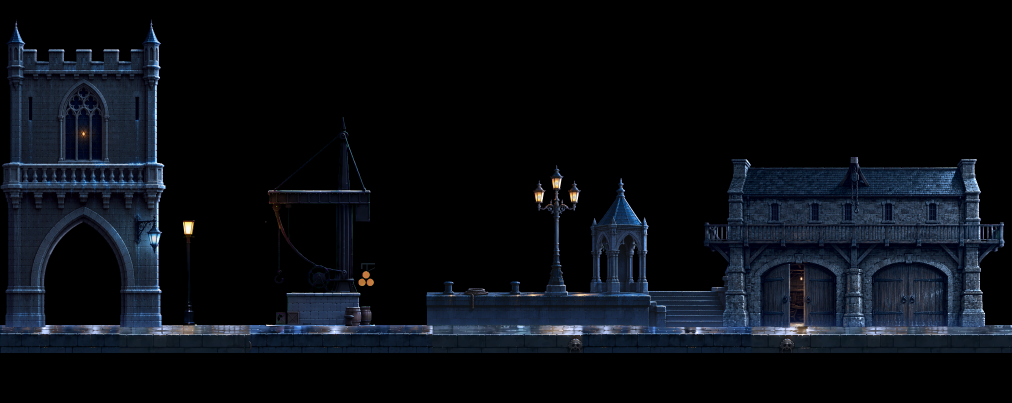
#> input picture assets/image/boss_arena/s1_estuary_wharf.png, 2024 x 806 px (shown at 1/2 size)
$ python -i overhaul_all_player_actions.py   (imports and definitions only)
#> lines starting #> are read from the running program, lines starting #| are printed output that depends on the picture
### tools/art/recolor_slash.py
"""地面攻击烘焙在序列帧里的纯白刀光 → 主角紫刀光（白芯亮边 + 淡紫 + 紫身 + 内侧淡出 + 外侧紫晕），
白色尘土 → 灰蓝尘土。只改刀光/尘土像素，角色本身不动。

用法：python3 tools/art/recolor_slash.py preview   （只出预览到 /data/fxwork/recolor/）
      python3 tools/art/recolor_slash.py write     （写修复帧 assets/image/fixed-fx/…webp.b64 并改 battle.json）

识别：低饱和、亮的像素按连通块分类——大块且边缘多挨着透明 = 刀光；贴地、不细长 = 尘土；
其余（衣服白边、刀身高光）不动。刀光的「外缘」= 挨着凸包的那条边（刀尖划过的路径），
按到外缘/内缘的距离比 u 上色：外缘白芯 → 淡紫 → 紫 → 深紫并淡出，外侧加一圈半透明紫晕。
输出帧四周各加 PAD 像素透明边给紫晕留地方，battle.json 里引用这些帧的 width/height/pivot 同步换算。"""
import base64, io, json, os, sys
import numpy as np, cv2
from PIL import Image

ROOT = os.path.join(os.path.dirname(__file__), '..', '..', 'assets') + '/'
CFG = ROOT + 'data/battle.json'
ANIMS = ['attack_1', 'attack_2', 'attack_3', 'attack_2_start', 'attack_2_recovery', 'strong_attack', 'attack_up', 'charge_slash',
         'dash_right', 'dash_left']
PAD = 20
OUT_DIR = 'image/fixed-fx/'

def hexc(h): return np.array([int(h[i:i + 2], 16) for i in (0, 2, 4)], np.float32)
# 刀光色阶（u=0 外缘 → u=1 内缘），和程序特效 VIO_L/VIO/VIO_D 一套
RAMP = [(0.00, hexc('e4dbff')), (0.14, hexc('cbbcff')), (0.32, hexc('a487ff')),
        (0.60, hexc('7e5cf0')), (0.85, hexc('6447d6')), (1.00, hexc('5238b8'))]
CORE = hexc('efeaff')   # 外缘白芯（固定像素宽，不随刀光粗细变）；略偏蓝，夜景描边才认得出是刀光（char_light.gdshader OL_TAP）
CORE_W = 13.0
GLOW = hexc('9a7cff')
# 尘土：浅灰蓝、半透明；三档都“亮且偏蓝”（最小通道 ≥0.55、蓝比红高），夜景描边不会给尘土描黑边
DUST_L, DUST, DUST_D = hexc('cdd4e2'), hexc('aab4c8'), hexc('96a0b6')
DUST_A = 0.62
# 冲刺斩（desktop-actions/冲刺攻击）：①冲刺时画在身上的横向白色速度条也算刀光；②贴地那一截（尾迹扬起的白烟）渐变成尘土
DASH_DIR = 'desktop-actions/冲刺攻击/'
WAKE_TOP, WAKE_W = 58.0, 22.0   # 地面往上 WAKE_TOP 像素处开始过渡成尘土，过渡宽 WAKE_W

# [7 lines left out: function ramp, not called in this run]

def load_cfg():
    return json.load(open(CFG, encoding='utf-8'))

# [272 lines left out: functions load_base, classify, recolor, write_frame, frame_refs, targets and 1 more, not called in this run]

# [19 lines that do not run on import are left out]

### tools/art/overhaul_all_player_actions.py
#!/usr/bin/env python3
# -*- coding: utf-8 -*-
"""
全角色 36 套动作统一高清化 · 坏帧根除 · AI 书法刀光升级 · 作画张力微调管线 (V2 终审精修版)
(tools/art/overhaul_all_player_actions.py)

核心原则与 V2 显微镜级修复要点：
1. 100% 保持原版角色五官神貌与不对称发型，全局植入硬性「暖肤色保护盾 (R-B>=9)」与「直剑保护白名单」，
   彻底根绝肤色/剑身被误判为刀光导致的紫脸星芒或直剑变紫槌问题。
2. 根除全部历史坏帧与回归坏帧：
   - parry_react_1: f0..7 接入 11-06 签收帧，f8..15 全量采用 ai-hd 完好帧（根除 f7..9 断腰与 f10..11 断剑尖，星芒前移不挡脸）；
   - parry_react_2: 严禁误删灰调腿部像素，f3..4 保留 fixed 完好双腿、f5 无损修补残腰，仅对 f1,2,6 白刀影重绘书法紫弧；
   - parry_react_3: 全量融合 ai-hd 完好帧（根除 f5..7 吞身黄块、f8..9 裙侧悬浮条与 f13 边缘杂滴，f11 直剑 100% 笔直）；
   - dash_left / dash_left_video / dash_right / dash_right_video: 全序列融合 ai-hd 高清完整角色躯干，彻底消灭原视频
     f5 重影、f6 无头裤腿、f9/f10 悬浮巨型断头、f11/f12 泥褐糊团，配齐 AI 破风紫芒楔形与满弧书法刀光；
   - guard_start / parry: 全量接入 ai-hd 高清帧并完整染紫 f8, f9 下摆白刀弧；
   - charge_hold / charge_slash / death: 专项净除背景暗灰扫描线、扩边消除 T/B/L/R 一刀平裁、消除 f19 黑洞与白锯齿、
     f20..21 升级为紫白冲击轮廓帧、f22..41 升级为银紫冲击波气柱+冷紫星火（告别紫泥滩与黄方块）、death[19..24] 统一为冷紫鸦羽爆裂。
3. 画布贴边自动扩边留白 (Auto-Border Pad + SDF Taper)，根除 air_attack_3[0]、attack_2_recovery、draw 等边界硬截断。
4. 全招式（含非 syncAnimation 的 ranged_1）阶段边界刻度 100.000% 守恒的浮点 durationTicks 缓急重排 + 锁脚底锚点微调。
"""

from __future__ import annotations
import argparse
import base64
import copy
import io
import json
import math
import os
import sys
from pathlib import Path
from typing import Dict, List, Optional, Set, Tuple

import cv2
import numpy as np
from PIL import Image, ImageDraw

ROOT = Path(__file__).resolve().parents[2]
ASSETS = ROOT / "assets"
BATTLE_JSON = ASSETS / "data" / "battle.json"
AI_HD_JSON = ASSETS / "data" / "ai-hd-visuals.json"

OUT_REL_ROOT = "image/desktop-actions-hd/overhaul_20261114"
OUT_ABS_ROOT = ASSETS / "image" / "desktop-actions-hd" / "overhaul_20261114"
DOC_OUT_DIR = ROOT / "docs" / "视觉设计" / "角色动作" / "全动作精修与张力升级_20261114"

V5_ASSETS_DIR = ROOT / "docs" / "视觉设计" / "角色动作" / "普攻1段与特效大改_20261113" / "v5_ai_assets"
V6_ASSETS_DIR = ROOT / "docs" / "视觉设计" / "角色动作" / "普攻1段与特效大改_20261113" / "v6_ai_assets"
REDRAW_1106_DIR = ROOT / "docs" / "视觉设计" / "角色动作" / "原帧重画_20261106"

sys.path.insert(0, str(Path(__file__).parent))
import recolor_slash as RS  # noqa: E402

V6_TO_WORLD = 409.0 / 427.0
TEXEL_DENSITY = 1.35

# 仅在这几个确有地面烟团的视频连段剪辑中剥离贴地白灰烟尘，绝不触碰弹刀/格挡/待机/移动等剪辑的腿部像素！
GROUND_DUST_CLIPS: Set[str] = {
    "attack_2", "attack_2_start", "attack_2_recovery",
    "attack_3", "strong_attack", "attack_up",
}

# 明确限定允许执行刀光重绘的帧集合（其余持直剑帧 100% 保护原版笔直发光符文剑与五官！）
SLASH_FRAME_WHITELIST: Dict[str, Set[int]] = {
    "guard_hit_1": set(),
    "guard_hit_2": set(),
    "guard_hit_3": set(),
    "parry_react_1": set(),
    "parry_react_2": {1, 2, 6},
    "parry_react_3": {0, 1, 2, 8, 9},
    "guard_start": {8, 9},
    "parry": {8, 9},
    "draw": set(range(21, 39)),
    "sheathe": set(range(8, 14)),
}


# ==============================================================================
# 1. AI 特效母版库加载
# ==============================================================================
class AIVfxLibrary:
    # [86 lines left out: functions __init__, _clean_tiny_isolated_specks, _trim_rgba, _extract_dash_wedge, _build_ai_brush_lut, not called in this run]


# ==============================================================================
# 2. 赛璐璐角色本体 2x 超采样高清精修器 + 暖肤色硬保护盾
# ==============================================================================
def compute_skin_shield(rgba: np.ndarray) -> np.ndarray:
    """
    精准锁定主角暖白/粉白皮肤像素（脸、颈、胸口、手、腿）：
    主角肤色为低饱和暖象牙白：R >= 135, B >= 115, 8 <= (R - B) <= 68 且 R >= G - 3；
    高饱和亮黄方块火花 (B < 100, R - B > 90) 绝不会被误判为皮肤！
    向外膨胀 4px 连带保护五官轮廓与挑染发丝交界，100% 杜绝紫脸或鼻尖星芒！
    """
    rgb = rgba[..., :3].astype(np.int16)
    r, g, b = rgb[..., 0], rgb[..., 1], rgb[..., 2]
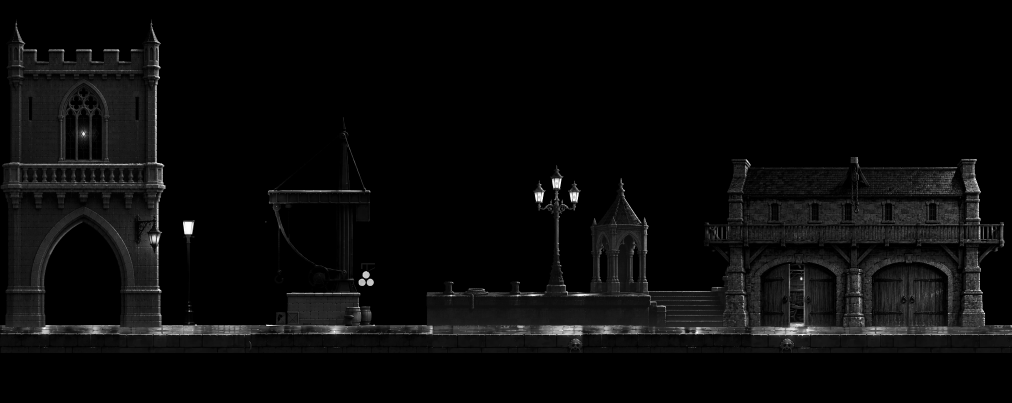
#> r: shape (806, 2024) int16 (shown at 1/2 size); min 0, max 255, mean 10.1
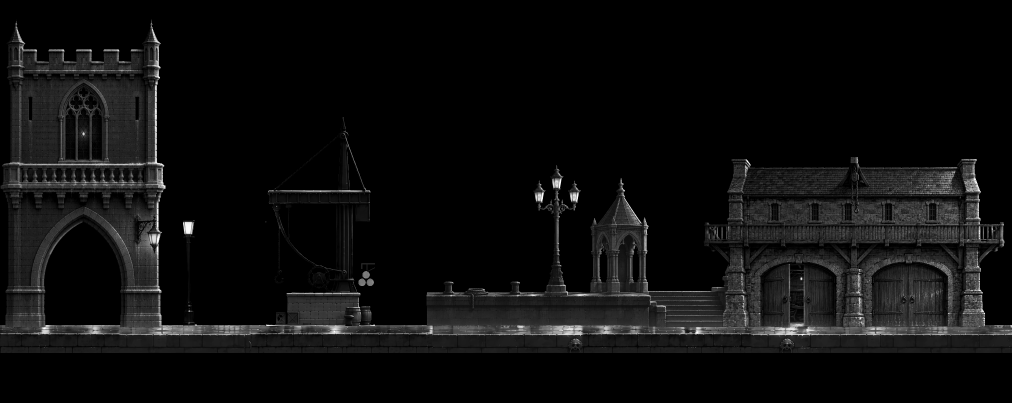
#> g: shape (806, 2024) int16 (shown at 1/2 size); min 0, max 255, mean 13.7
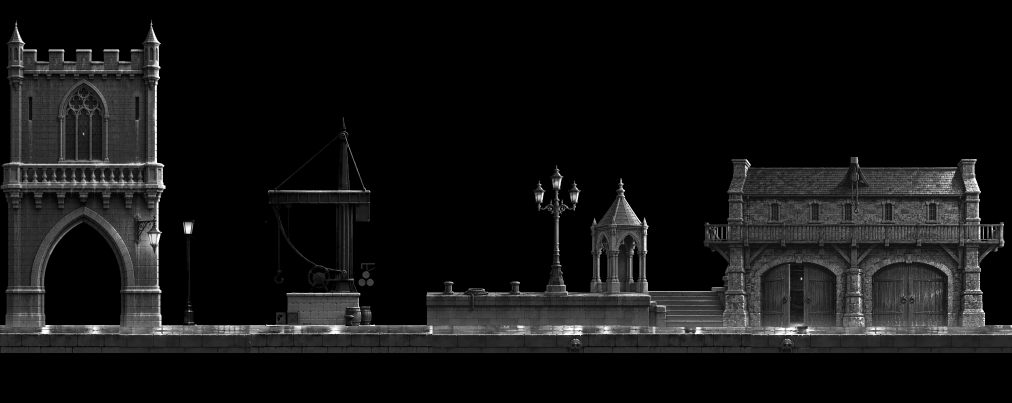
#> b: shape (806, 2024) int16 (shown at 1/2 size); min 0, max 255, mean 19.7
#> (the run stopped early here; a loop or call above may not have finished)
